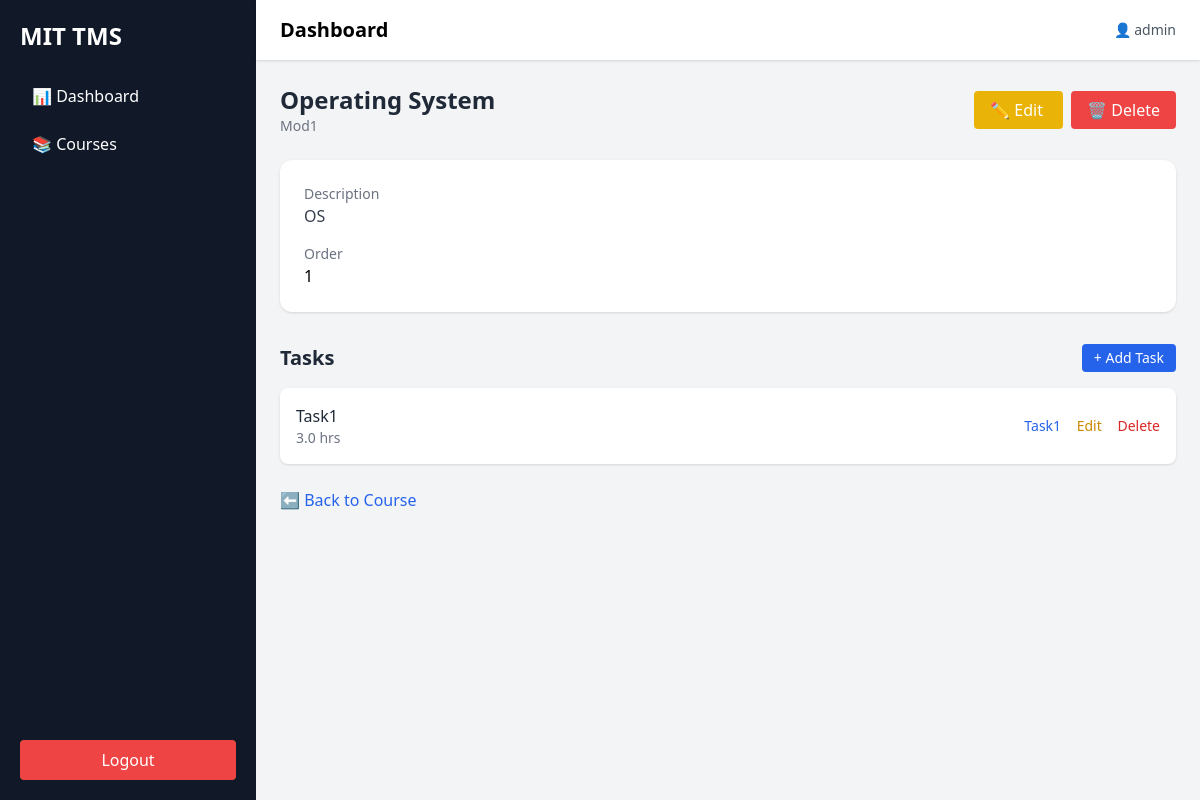
The page /app/courses/modules/1/ (signed in) on the database as committed earlier.
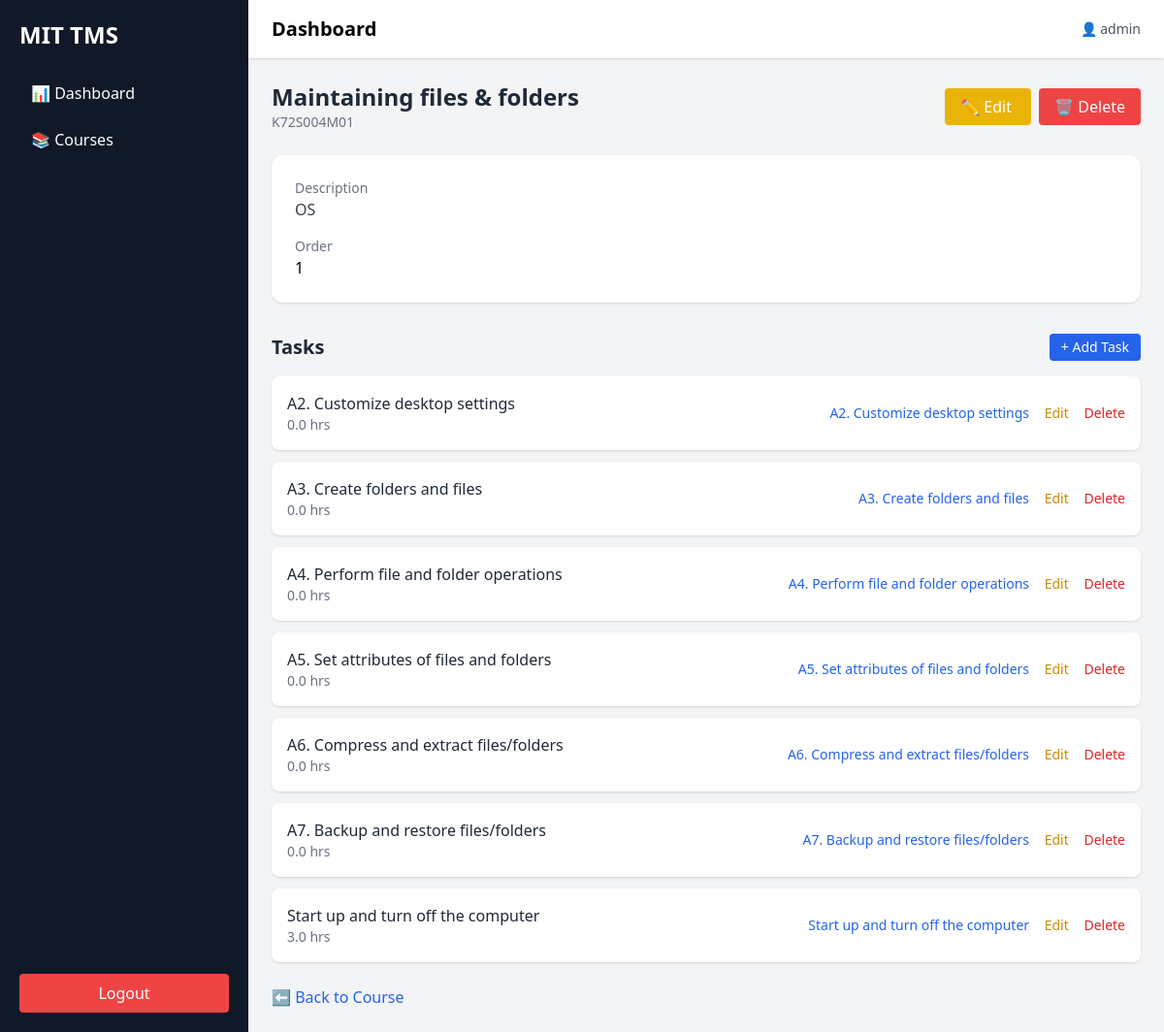
The same page on the database as committed later.
### apps/courses/models.py (models this page shows, shortened)
class Module(models.Model):
    MODULE_TYPE_CHOICES = [
        ('CORE', 'Core Module'),
        ('ELECTIVE', 'Elective Module'),
        ('BASIC', 'Basic Module'),
    ]
    course = models.ForeignKey(
        'Course',
        on_delete=models.CASCADE,
        related_name='modules'
    )
    code = models.CharField(max_length=20)
    title = models.CharField(max_length=255)
    description = models.TextField(blank=True)
    module_type = models.CharField(max_length=20, choices=MODULE_TYPE_CHOICES)
    total_hours = models.FloatField(default=0)
    theory_hours = models.FloatField(default=0)
    practical_hours = models.FloatField(default=0)
    learning_outcomes = models.TextField(
        help_text="Write outcomes as bullet points"
    )
    theory_content = models.TextField(blank=True)
    practical_content = models.TextField(blank=True)
    teaching_methods = models.TextField(blank=True)
    assessment_methods = models.TextField(blank=True)
    order = models.PositiveIntegerField(default=0)
    created_at = models.DateTimeField(auto_now_add=True)
    class Meta:
        ordering = ['order', 'code']

class Task(models.Model):
    module = models.ForeignKey(Module, on_delete=models.CASCADE, related_name='tasks')
    unit = models.ForeignKey(Unit, on_delete=models.SET_NULL, null=True, blank=True)
    title = models.CharField(max_length=255)
    description = models.TextField()
    duration_hours = models.FloatField()
    is_mandatory = models.BooleanField(default=True)
    order = models.IntegerField(default=0)
    class Meta:
        ordering = ['order']

### apps/courses/views.py (the view)
# urls.py: path('modules/<int:pk>/', ModuleDetailView.as_view(), name='module_detail'),
class ModuleDetailView(LoginRequiredMixin, DetailView):
    model = Module
    template_name = "courses/module_detail.html"
    context_object_name = "module"

### templates/courses/module_detail.html (shortened to what this page needs)
{% extends 'base.html' %}
{% block content %}
<div class="max-w-6xl mx-auto">
    <div class="flex justify-between items-center mb-6">
        <div>
            <h2 class="text-2xl font-bold text-gray-800">{{ module.title }}</h2>
            <p class="text-sm text-gray-500">{{ module.code }}</p>
        </div>
        <div class="space-x-2">
            <a href="{% url 'module_update' module.pk %}"
               class="bg-yellow-500 text-white px-4 py-2 rounded hover:bg-yellow-600 transition">
                ✏️ Edit
            </a>
            <a href="{% url 'module_delete' module.pk %}"
               class="bg-red-500 text-white px-4 py-2 rounded hover:bg-red-600 transition">
                🗑 Delete
            </a>
        </div>
    </div>
    <div class="bg-white shadow rounded-xl p-6 mb-8 space-y-4">
        <div>
            <p class="text-sm text-gray-500">Description</p>
            <p class="text-gray-700">{{ module.description|default:"-" }}</p>
        </div>
        <div>
            <p class="text-sm text-gray-500">Order</p>
            <p class="font-medium">{{ module.order }}</p>
        </div>
    </div>
    <div>
        <div class="flex justify-between items-center mb-4">
            <h3 class="text-xl font-semibold text-gray-800">Tasks</h3>
            <a href="{% url 'task_create' module.pk %}"
               class="bg-blue-600 text-white px-3 py-1 rounded text-sm hover:bg-blue-700">
               + Add Task
            </a>
        </div>
        {% for task in module.tasks.all %}
            <div class="bg-white shadow rounded-lg p-4 mb-3 flex justify-between items-center">
                <div>
                    <p class="font-medium text-gray-800">{{ task.title }}</p>
                    <p class="text-sm text-gray-500">
                        {{ task.duration_hours }} hrs
                    </p>
                </div>
                <div class="space-x-3 text-sm">
                        <a href="{% url 'task_detail' task.pk %}"
                        class="font-medium text-blue-600 hover:underline">
                        {{ task.title }}
                        </a>
                        <a href="{% url 'task_update' task.pk %}"
                        class="text-yellow-600 hover:underline">Edit</a>
                        <a href="{% url 'task_delete' task.pk %}"
                       class="text-red-600 hover:underline">Delete</a>
                </div>
            </div>
        {% endfor %}
    </div>
    <div class="mt-6">
        <a href="{% url 'course_detail' module.course.pk %}"
           class="text-blue-600 hover:underline">
            ⬅ Back to Course
        </a>
    </div>
</div>
{% endblock %}

Rows that differ between the two databases and show on the page:
changed Module "OS": title "Operating System" → "Maintaining files & folders"; code "Mod1" → "K72S004M01"
added Task: title "A2. Customize desktop settings", duration_hours "0.0"
added Task: title "A3. Create folders and files", duration_hours "0.0"
added Task: title "A4. Perform file and folder operations", duration_hours "0.0"
added Task: title "A5. Set attributes of files and folders", duration_hours "0.0"
added Task: title "A6. Compress and extract files/folders", duration_hours "0.0"
added Task: title "A7. Backup and restore files/folders", duration_hours "0.0"
changed Task: title "Task1" → "Start up and turn off the computer"
